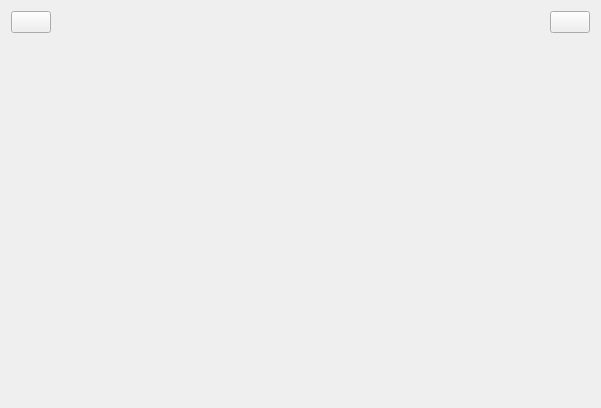
<?xml version="1.0" encoding="UTF-8"?>
<ui version="4.0">
 <class>MasterView</class>
 <widget class="QWidget" name="MasterView">
  <property name="geometry">
   <rect>
    <x>0</x>
    <y>0</y>
    <width>601</width>
    <height>408</height>
   </rect>
  </property>
  <property name="windowTitle">
   <string>MasterView</string>
  </property>
  <layout class="QVBoxLayout" name="verticalLayout">
   <item>
    <layout class="QHBoxLayout" name="horizontalLayout">
     <item>
      <widget class="QPushButton" name="btBack">
       <property name="text">
        <string/>
       </property>
       <property name="icon">
        <iconset resource="lab3.qrc">
         <normaloff>:/img/backspace.png</normaloff>:/img/backspace.png</iconset>
       </property>
      </widget>
     </item>
     <item>
      <spacer name="horizontalSpacer">
       <property name="orientation">
        <enum>Qt::Horizontal</enum>
       </property>
       <property name="sizeHint" stdset="0">
        <size>
         <width>40</width>
         <height>20</height>
        </size>
       </property>
      </spacer>
     </item>
     <item>
      <widget class="QLabel" name="labelTitle">
       <property name="text">
        <string/>
       </property>
      </widget>
     </item>
     <item>
      <spacer name="horizontalSpacer_2">
       <property name="orientation">
        <enum>Qt::Horizontal</enum>
       </property>
       <property name="sizeHint" stdset="0">
        <size>
         <width>40</width>
         <height>20</height>
        </size>
       </property>
      </spacer>
     </item>
     <item>
      <widget class="QPushButton" name="btLogOut">
       <property name="text">
        <string/>
       </property>
       <property name="icon">
        <iconset resource="lab3.qrc">
         <normaloff>:/img/logout.png</normaloff>:/img/logout.png</iconset>
       </property>
      </widget>
     </item>
    </layout>
   </item>
   <item>
    <widget class="QStackedWidget" name="stackedWidget"/>
   </item>
  </layout>
 </widget>
 <resources>
  <include location="lab3.qrc"/>
 </resources>
 <connections/>
</ui>
